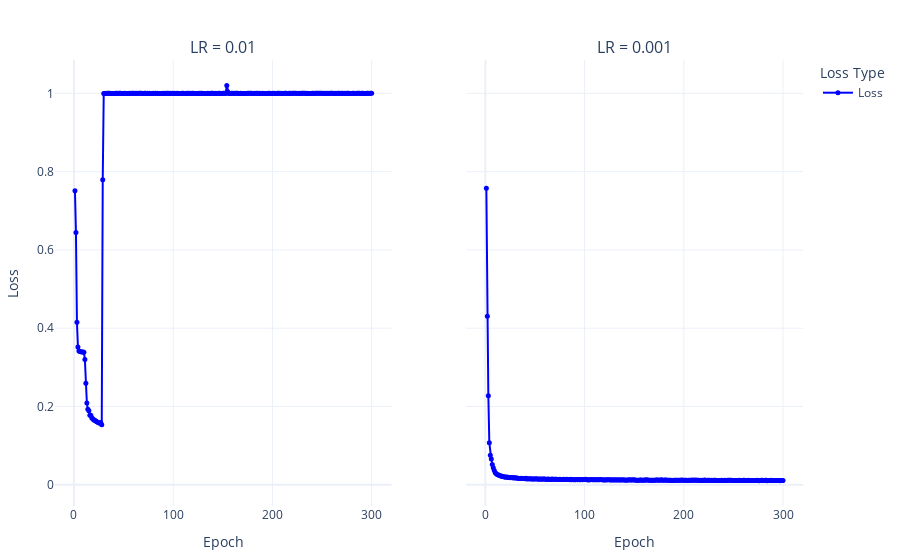

Here is the notebook cell this chart was saved with:
### Code cell
from plotly.subplots import make_subplots
import plotly.graph_objects as go

# Create subplots with shared y-axis
fig = make_subplots(rows=1, cols=2, shared_yaxes=True,
                    subplot_titles=("LR = 0.01", "LR = 0.001"))

fig.add_trace(go.Scatter(x=losses_df_01['Epoch'], y=losses_df_01['Loss'],
                         mode='lines+markers',
                         name='Loss',
                         line=dict(color='blue')),
              row=1, col=1)

fig.add_trace(go.Scatter(x=losses_df_001['Epoch'], y=losses_df_001['Loss'],
                         mode='lines+markers',
                         line=dict(color='blue'),
                         showlegend=False),
              row=1, col=2)

# Layout and formatting
fig.update_layout(
    template='plotly_white',
    legend_title='Loss Type',
    margin=dict(l=40, r=40, t=60, b=40),
    legend=dict(title_font=dict(size=14), font=dict(size=12))
)

fig.update_xaxes(title_text='Epoch', title_font=dict(size=14), row=1, col=1)
fig.update_xaxes(title_text='Epoch', title_font=dict(size=14), row=1, col=2)
fig.update_yaxes(title_text='Loss', title_font=dict(size=14), row=1, col=1)

# Improve hover
fig.update_traces(marker=dict(size=5),
                  line=dict(width=2),
                  hovertemplate='Epoch: %{x}<br>Loss: %{y:.2f}<extra></extra>')

fig.show()

### Figure 1 — Plotly figure (JSON) as saved in the notebook; plotly's stock layout.template omitted (floating-point values rounded to 4 significant figures; data arrays with more than 128 entries replaced by an {"elided": "..."} marker saying what was removed)
{"data": [{"hovertemplate": "Epoch: %{x}<br>Loss: %{y:.2f}<extra></extra>", "line": {"color": "blue", "width": 2}, "marker": {"size": 5}, "mode": "lines+markers", "name": "Loss", "type": "scatter", "x": {"elided": "300 int values"}, "xaxis": "x", "y": {"elided": "300 float values"}, "yaxis": "y"}, {"hovertemplate": "Epoch: %{x}<br>Loss: %{y:.2f}<extra></extra>", "line": {"color": "blue", "width": 2}, "marker": {"size": 5}, "mode": "lines+markers", "showlegend": false, "type": "scatter", "x": {"elided": "300 int values"}, "xaxis": "x2", "y": {"elided": "300 float values"}, "yaxis": "y2"}], "layout": {"annotations": [{"font": {"size": 16}, "showarrow": false, "text": "LR = 0.01", "x": 0.225, "xanchor": "center", "xref": "paper", "y": 1, "yanchor": "bottom", "yref": "paper"}, {"font": {"size": 16}, "showarrow": false, "text": "LR = 0.001", "x": 0.775, "xanchor": "center", "xref": "paper", "y": 1, "yanchor": "bottom", "yref": "paper"}], "legend": {"font": {"size": 12}, "title": {"font": {"size": 14}, "text": "Loss Type"}}, "margin": {"b": 40, "l": 40, "r": 40, "t": 60}, "xaxis": {"anchor": "y", "domain": [0, 0.45], "title": {"font": {"size": 14}, "text": "Epoch"}}, "xaxis2": {"anchor": "y2", "domain": [0.55, 1], "title": {"font": {"size": 14}, "text": "Epoch"}}, "yaxis": {"anchor": "x", "domain": [0, 1], "title": {"font": {"size": 14}, "text": "Loss"}}, "yaxis2": {"anchor": "x2", "domain": [0, 1], "matches": "y", "showticklabels": false}}}
